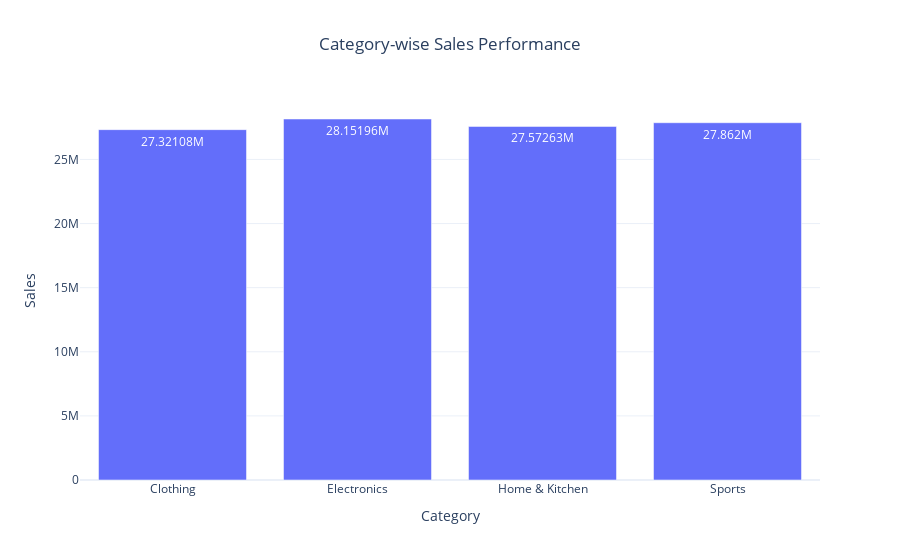

The notebook cell this image was saved under:
### Code cell
fig = px.bar(
    category_sales,
    x='Category',
    y='Sales',
    text_auto=True,
    title='Category-wise Sales Performance'
)

fig.update_layout(template='plotly_white', title_x=0.5)
fig.show()

print("Insight: Some categories dominate total revenue contribution.")

### Figure 1 — Plotly figure (JSON) as saved in the notebook; plotly's stock layout.template omitted (floating-point values rounded to 4 significant figures)
{"data": [{"alignmentgroup": "True", "hovertemplate": "Category=%{x}<br>Sales=%{y}<extra></extra>", "legendgroup": "", "marker": {"color": "#636efa", "pattern": {"shape": ""}}, "name": "", "offsetgroup": "", "orientation": "v", "showlegend": false, "textposition": "auto", "texttemplate": "%{y}", "type": "bar", "x": ["Clothing", "Electronics", "Home & Kitchen", "Sports"], "xaxis": "x", "y": [27320000.0, 28150000.0, 27570000.0, 27860000.0], "yaxis": "y"}], "layout": {"barmode": "relative", "legend": {"tracegroupgap": 0}, "title": {"text": "Category-wise Sales Performance", "x": 0.5}, "xaxis": {"anchor": "y", "domain": [0, 1], "title": {"text": "Category"}}, "yaxis": {"anchor": "x", "domain": [0, 1], "title": {"text": "Sales"}}}}
